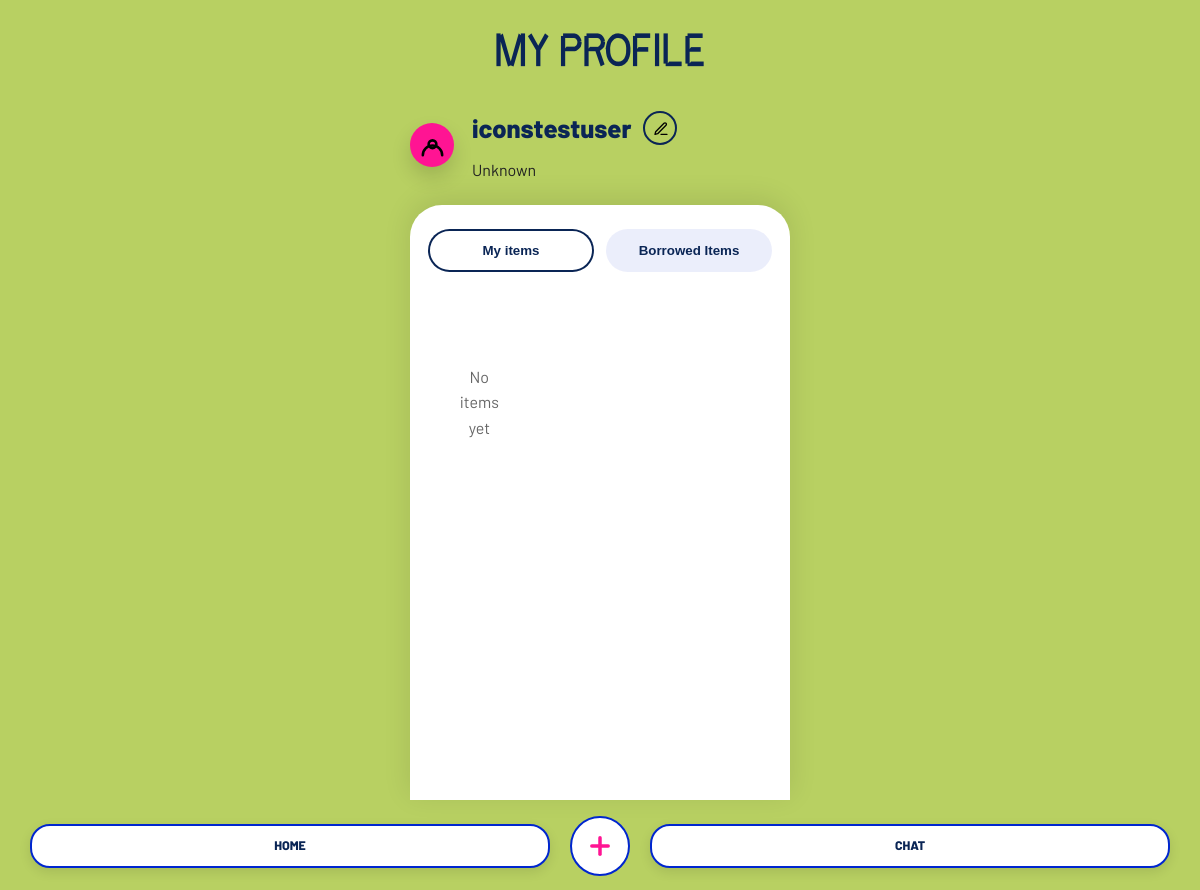
Page /profile (signed in) on the earlier database version.
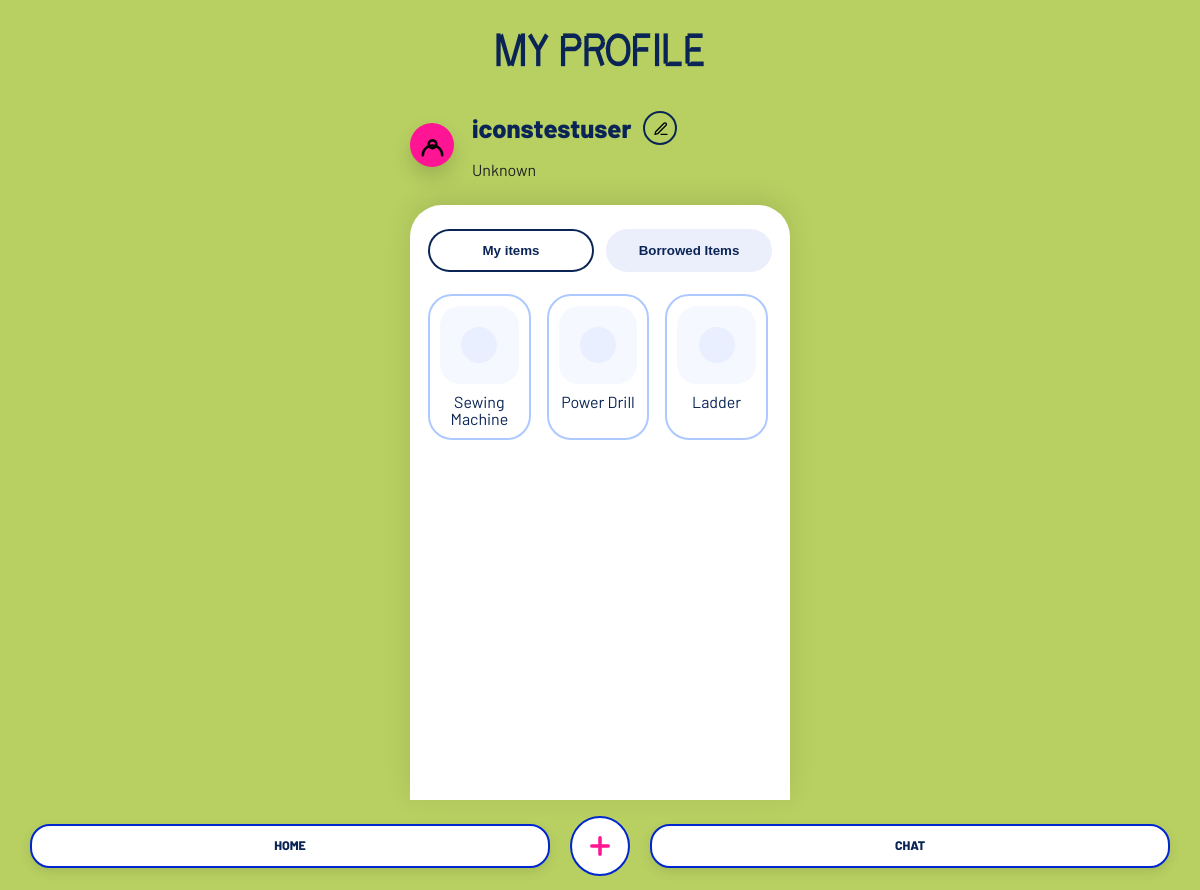
Same page on the later database version.
### tables this page shows
CREATE TABLE items (
            id INTEGER PRIMARY KEY AUTOINCREMENT,
            name TEXT NOT NULL,
            description TEXT,
            owner_id INTEGER NOT NULL,
            status TEXT DEFAULT 'available',
            keywords TEXT, category TEXT, photo TEXT,
            FOREIGN KEY (owner_id) REFERENCES "users_old" (id)
        );

### app.py (the view)
@app.route('/profile')
def profile():
    if 'user_id' not in session:
        return redirect(url_for('login'))
    conn = get_db_connection()
    cursor = conn.cursor()
    cursor.execute('SELECT username, location FROM users WHERE id = ?', (session['user_id'],))
    user = cursor.fetchone()
    cursor.execute('SELECT id, name, photo, category, status FROM items WHERE owner_id = ?', (session['user_id'],))
    my_items = cursor.fetchall()
    cursor.execute('''
        SELECT i.id, i.name, i.photo, i.category, u.username as owner_name, r.status
        FROM requests r
        JOIN items i ON r.item_id = i.id
        JOIN users u ON i.owner_id = u.id
        WHERE r.borrower_id = ?
        ORDER BY r.created_at DESC
    ''', (session['user_id'],))
    borrowed_items = cursor.fetchall()
    conn.close()
    return render_template('profile.html', user=user, my_items=my_items, borrowed_items=borrowed_items)

### app.py (called while the page is built)
def get_db_connection():
    conn = sqlite3.connect(DATABASE)
    conn.row_factory = sqlite3.Row
    return conn

### templates/profile.html (shortened to what this page needs)
<!DOCTYPE html>
<html lang="en">
<head>
    <link rel="stylesheet" href="{{ url_for('static', filename='style.css') }}">
</head>
<body>
    <div class="container profile-page">
        <header class="profile-header">
            <h1>MY PROFILE</h1>
        </header>
        <section class="profile-user-row">
            <div class="profile-avatar icon icon-user"></div>
            <div class="profile-user-info">
                <div class="profile-user-name-row">
                    <span class="profile-user-name">{{ user.username }}</span>
                    <button class="profile-edit-button" type="button" aria-label="Edit profile"><span class="icon icon-pencil" aria-hidden="true"></span></button>
                </div>
                <p class="profile-location">{{ user.location or 'Unknown' }}</p>
            </div>
        </section>
        <section class="profile-content">
            <div class="profile-tabs">
                <button class="tab active" data-tab="my-items">My items</button>
                <button class="tab" data-tab="borrowed-items">Borrowed Items</button>
            </div>
            <div class="tab-panels">
                <div class="tab-panel active" id="my-items">
                    <div class="items-grid">
                        {% if my_items %}
                            {% for item in my_items %}
                            <div class="item-card">
                                <div class="item-image">
                                    <div class="item-image-placeholder" {% if item.photo %}style="display:none;"{% endif %}></div>
                                </div>
                                <div class="item-name">{{ item.name }}</div>
                            </div>
                            {% endfor %}
                        {% else %}
                            <p class="empty-state">No items yet</p>
                        {% endif %}
                    </div>
                </div>
            </div>
        </section>
        {% include 'footer_nav.html' %}
    </div>
</body>
</html>

Differences in the rows shown:
added items: name "Sewing Machine"
added items: name "Power Drill"
added items: name "Ladder"
Other differences:
text no longer shown: "No items yet"
